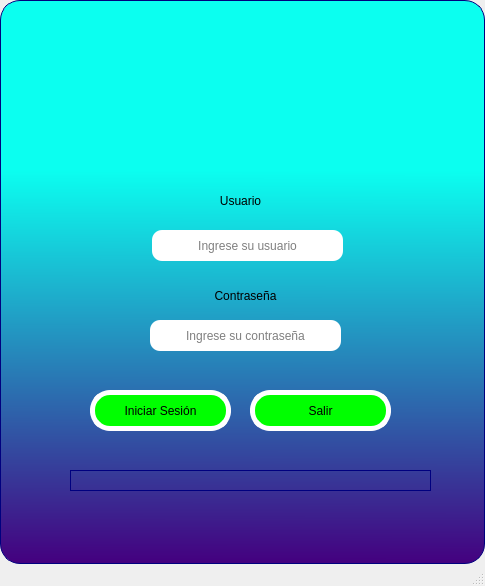
<?xml version="1.0" encoding="UTF-8"?>
<ui version="4.0">
 <class>MainWindow</class>
 <widget class="QMainWindow" name="MainWindow">
  <property name="geometry">
   <rect>
    <x>0</x>
    <y>0</y>
    <width>485</width>
    <height>586</height>
   </rect>
  </property>
  <property name="windowTitle">
   <string>MainWindow</string>
  </property>
  <widget class="QWidget" name="centralwidget">
   <layout class="QVBoxLayout" name="verticalLayout">
    <property name="spacing">
     <number>0</number>
    </property>
    <property name="leftMargin">
     <number>0</number>
    </property>
    <property name="topMargin">
     <number>0</number>
    </property>
    <property name="rightMargin">
     <number>0</number>
    </property>
    <property name="bottomMargin">
     <number>0</number>
    </property>
    <item>
     <widget class="QFrame" name="FrmLogin">
      <property name="styleSheet">
       <string notr="true">background-color: qlineargradient(spread:reflect, x1:0.543, y1:0, x2:0.541, y2:1, stop:0.300766 rgba(11, 255, 240, 255), stop:1 rgba(68, 0, 127, 255));

border-radius:20px;
border:1px solid #00007f;</string>
      </property>
      <property name="frameShape">
       <enum>QFrame::StyledPanel</enum>
      </property>
      <property name="frameShadow">
       <enum>QFrame::Raised</enum>
      </property>
      <widget class="QLabel" name="label">
       <property name="geometry">
        <rect>
         <x>130</x>
         <y>0</y>
         <width>211</width>
         <height>231</height>
        </rect>
       </property>
       <property name="autoFillBackground">
        <bool>false</bool>
       </property>
       <property name="styleSheet">
        <string notr="true">background-color: rgba(0, 0, 0,0%);
border:none</string>
       </property>
       <property name="text">
        <string/>
       </property>
       <property name="pixmap">
        <pixmap>../Project/images/logo.png</pixmap>
       </property>
       <property name="scaledContents">
        <bool>true</bool>
       </property>
       <property name="wordWrap">
        <bool>false</bool>
       </property>
      </widget>
      <widget class="QLabel" name="label_2">
       <property name="geometry">
        <rect>
         <x>200</x>
         <y>190</y>
         <width>81</width>
         <height>21</height>
        </rect>
       </property>
       <property name="styleSheet">
        <string notr="true">background-color: rgba(0, 0, 0,0%);
font: 75 16pt &quot;Arial&quot;;
border:none</string>
       </property>
       <property name="text">
        <string>Usuario</string>
       </property>
       <property name="alignment">
        <set>Qt::AlignCenter</set>
       </property>
      </widget>
      <widget class="QLabel" name="label_3">
       <property name="geometry">
        <rect>
         <x>190</x>
         <y>280</y>
         <width>111</width>
         <height>31</height>
        </rect>
       </property>
       <property name="styleSheet">
        <string notr="true">background-color: rgba(0, 0, 0,0%);
font: 75 16pt &quot;Arial&quot;;
border:none</string>
       </property>
       <property name="text">
        <string>Contraseña</string>
       </property>
       <property name="alignment">
        <set>Qt::AlignCenter</set>
       </property>
      </widget>
      <widget class="QLineEdit" name="TxtUser">
       <property name="geometry">
        <rect>
         <x>152</x>
         <y>230</y>
         <width>191</width>
         <height>31</height>
        </rect>
       </property>
       <property name="styleSheet">
        <string notr="true">background-color: rgb(255, 255, 255,255);
border-radius:10px;
border:none</string>
       </property>
       <property name="alignment">
        <set>Qt::AlignCenter</set>
       </property>
       <property name="placeholderText">
        <string>Ingrese su usuario</string>
       </property>
      </widget>
      <widget class="QLineEdit" name="TxtPassword">
       <property name="geometry">
        <rect>
         <x>150</x>
         <y>320</y>
         <width>191</width>
         <height>31</height>
        </rect>
       </property>
       <property name="styleSheet">
        <string notr="true">background-color: rgb(255, 255, 255,255);
border-radius:10px;
border:none</string>
       </property>
       <property name="alignment">
        <set>Qt::AlignCenter</set>
       </property>
       <property name="placeholderText">
        <string>Ingrese su contraseña</string>
       </property>
      </widget>
      <widget class="QPushButton" name="ButLogin">
       <property name="geometry">
        <rect>
         <x>90</x>
         <y>390</y>
         <width>141</width>
         <height>41</height>
        </rect>
       </property>
       <property name="styleSheet">
        <string notr="true">QPushButton{
background-color: rgb(0, 255, 0);
font: 75 12pt &quot;MS Shell Dlg 2&quot;;
border:5px solid #ffffff;
}

QPushButton:hover{
background-color: rgb(255, 255, 0);
font: 75 12pt &quot;MS Shell Dlg 2&quot;;
border:5px solid #0000f;
}</string>
       </property>
       <property name="text">
        <string>Iniciar Sesión</string>
       </property>
      </widget>
      <widget class="QProgressBar" name="LineProgress">
       <property name="geometry">
        <rect>
         <x>70</x>
         <y>470</y>
         <width>361</width>
         <height>21</height>
        </rect>
       </property>
       <property name="styleSheet">
        <string notr="true">QProgressBar{
background-color: rgba(0, 0,0, 0%);
border-radius:25px;
border:1px solid #00007f;
}

QProgressBar:chunk{
background-color: qlineargradient(spread:reflect, x1:0.995263, y1:0.563, x2:0.574, y2:0.574, stop:0.301843 rgba(11, 255, 240, 255), stop:1 rgba(68, 0, 127, 255));
border-radius:25px;
}</string>
       </property>
       <property name="value">
        <number>0</number>
       </property>
       <property name="textVisible">
        <bool>false</bool>
       </property>
      </widget>
      <widget class="QPushButton" name="ButClose">
       <property name="geometry">
        <rect>
         <x>250</x>
         <y>390</y>
         <width>141</width>
         <height>41</height>
        </rect>
       </property>
       <property name="styleSheet">
        <string notr="true">QPushButton{
background-color: rgb(0, 255, 0);
font: 75 12pt &quot;MS Shell Dlg 2&quot;;
border:5px solid #ffffff;
}

QPushButton:hover{
background-color: rgb(255, 255, 0);
font: 75 12pt &quot;MS Shell Dlg 2&quot;;
border:5px solid #0000f;
}</string>
       </property>
       <property name="text">
        <string>Salir</string>
       </property>
      </widget>
     </widget>
    </item>
   </layout>
  </widget>
  <widget class="QMenuBar" name="menubar">
   <property name="geometry">
    <rect>
     <x>0</x>
     <y>0</y>
     <width>485</width>
     <height>21</height>
    </rect>
   </property>
  </widget>
  <widget class="QStatusBar" name="statusbar"/>
 </widget>
 <resources/>
 <connections/>
</ui>
